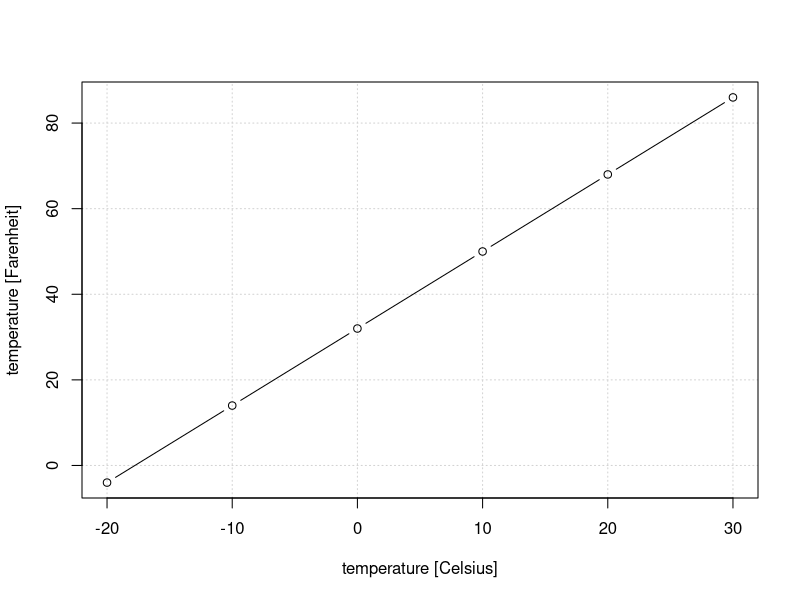
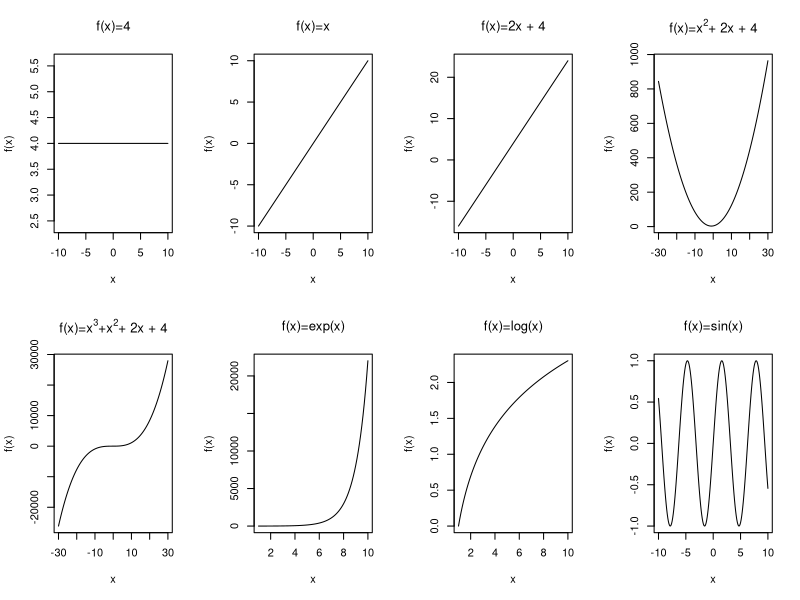
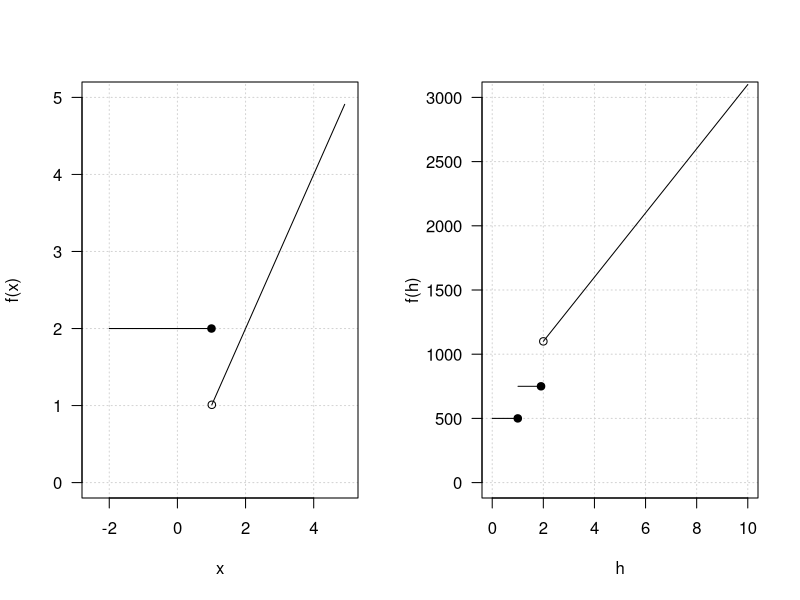

These charts were generated, in order, by the following R code:
## ---- chunk 1

x <- c(-20, -10, 0, 10, 20, 30)
y <- 1.8*x + 32

temp = data.frame(Celsius = x, Fahrenheit  = y)

knitr::kable(
  temp, booktabs = TRUE,  align = "cc",
  caption = 'A table of the Celsius degrees and their corresponding Fahrenheit degrees')
  
## ---- chunk 2

x <- c(-20, -10, 0, 10, 20, 30)
y <- 1.8*x + 32

plot(x, y, xlab="temperature [Celsius]", ylab="temperature [Farenheit]", type="b", panel.first = grid())

## ---- chunk 3

x = seq(-10, 10, 0.1)

par(mfrow=c(2,4))
plot(x, y=rep(4, length(x)), type="l", xlab="x", ylab="f(x)", main=expression("f(x)=4"))
plot(x, y=x, type="l", xlab="x", ylab="f(x)", main=expression("f(x)=x"))
plot(x, y=2*x + 4, type="l", xlab="x", ylab="f(x)", main=expression("f(x)=2x + 4"))

x = seq(-30, 30, 0.1)
plot(x, y=x^2 + 2*x + 4, type="l", xlab="x", ylab="f(x)", main=expression("f(x)=x"^2*"+ 2x + 4"))
plot(x, y=x^3 + x^2 + 2*x + 4, type="l", xlab="x", ylab="f(x)", main=expression("f(x)=x"^3*"+x"^2*"+ 2x + 4"))
plot(seq(1,10,0.1), y=exp(seq(1,10,0.1)), type="l", xlab="x", ylab="f(x)", main=expression("f(x)=exp(x)"))
plot(seq(1,10,0.1), y=log(seq(1,10,0.1)), type="l", xlab="x", ylab="f(x)", main=expression("f(x)=log(x)"))

x = seq(-10, 10, 0.1)
plot(x, y=sin(x), type="l", xlab="x", ylab="f(x)", main=expression("f(x)=sin(x)"))

## ---- chunk 4

par(mfrow=c(1,2))
# Example of piece-wise function 01
x1 <- seq(-2, 1, 0.1)
y1 <- rep(2, length(x1))

x2 <- seq(1.01, 5, 0.1)
y2 <- x2

#grid(nx = NULL, ny = NULL, col = "lightgray", lty = "dotted")
plot(x1, y1, type="l", xlim=c(-2.5, 5), ylim=c(0, 5), xlab="x", ylab="f(x)", las=1, panel.first = grid())
points(x1[length(x1)], y1[length(x1)], pch=19)
points(x2, y2, type="l")
points(x2[1], y2[1])

# Example of piece-wise function 02
x1 = seq(0, 1, 0.1)
y1 = rep(500, length(x1))

x2 = seq(1.01, 2, 0.1)
y2 = rep(750, length(x2))

x3 = seq(2, 10, 0.1)
y3 = 600 + 250*x3

plot(x1, y1, xlim=c(0, 10), ylim=c(0, 3000), xlab="h", ylab="f(h)", type="l", las = 1, panel.first = grid())
points(x1[length(x1)], y1[length(y1)], pch=19)

points(x2, y2, type="l")
points(x2[length(x2)], y2[length(y2)], pch=19)

points(x3, y3, type="l")
points(x3[1], y3[1])

